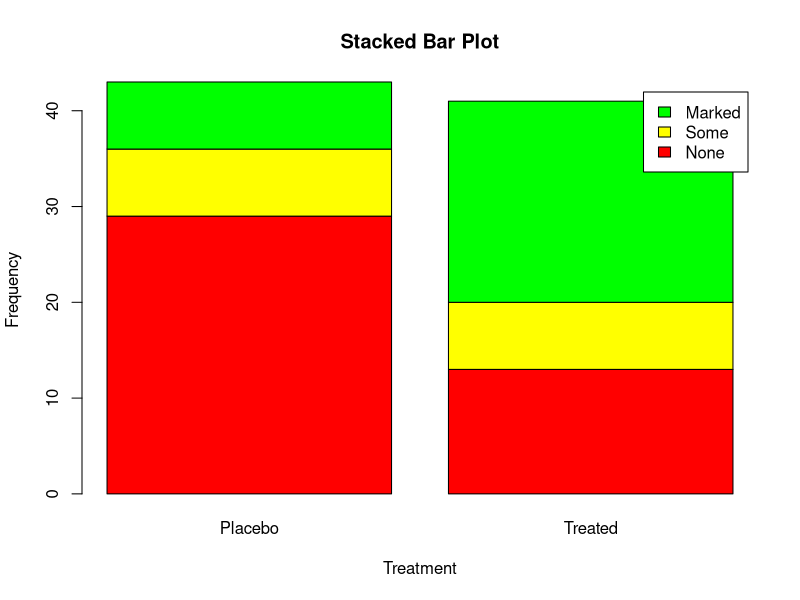
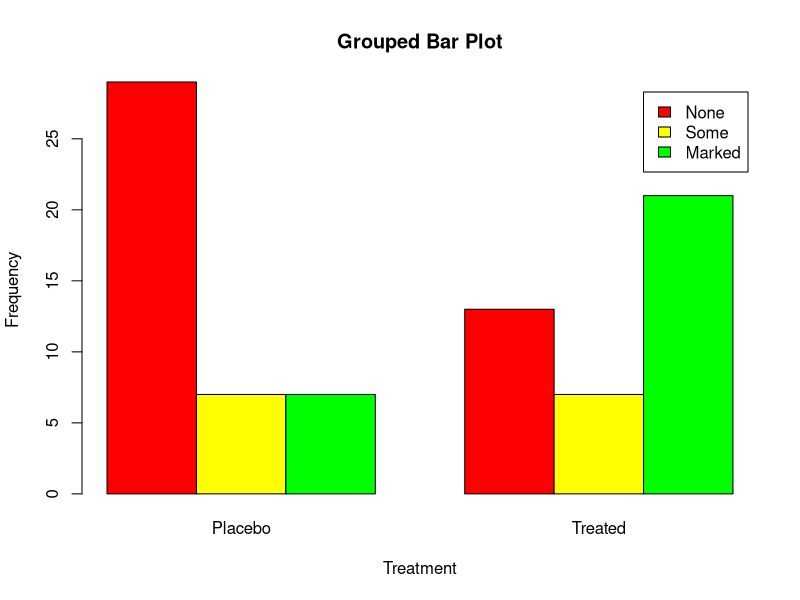

Recreate these plots in R, in order.
require("vcd")
counts <- table(Arthritis$Improved, Arthritis$Treatment)
barplot(counts,
        main="Stacked Bar Plot",
        xlab="Treatment", ylab="Frequency",
        col=c("red", "yellow", "green"),
        legend=rownames(counts))

barplot(counts,
        main="Grouped Bar Plot",
        xlab="Treatment", ylab="Frequency",
        col=c("red", "yellow", "green"),
        legend=rownames(counts), beside=TRUE)
